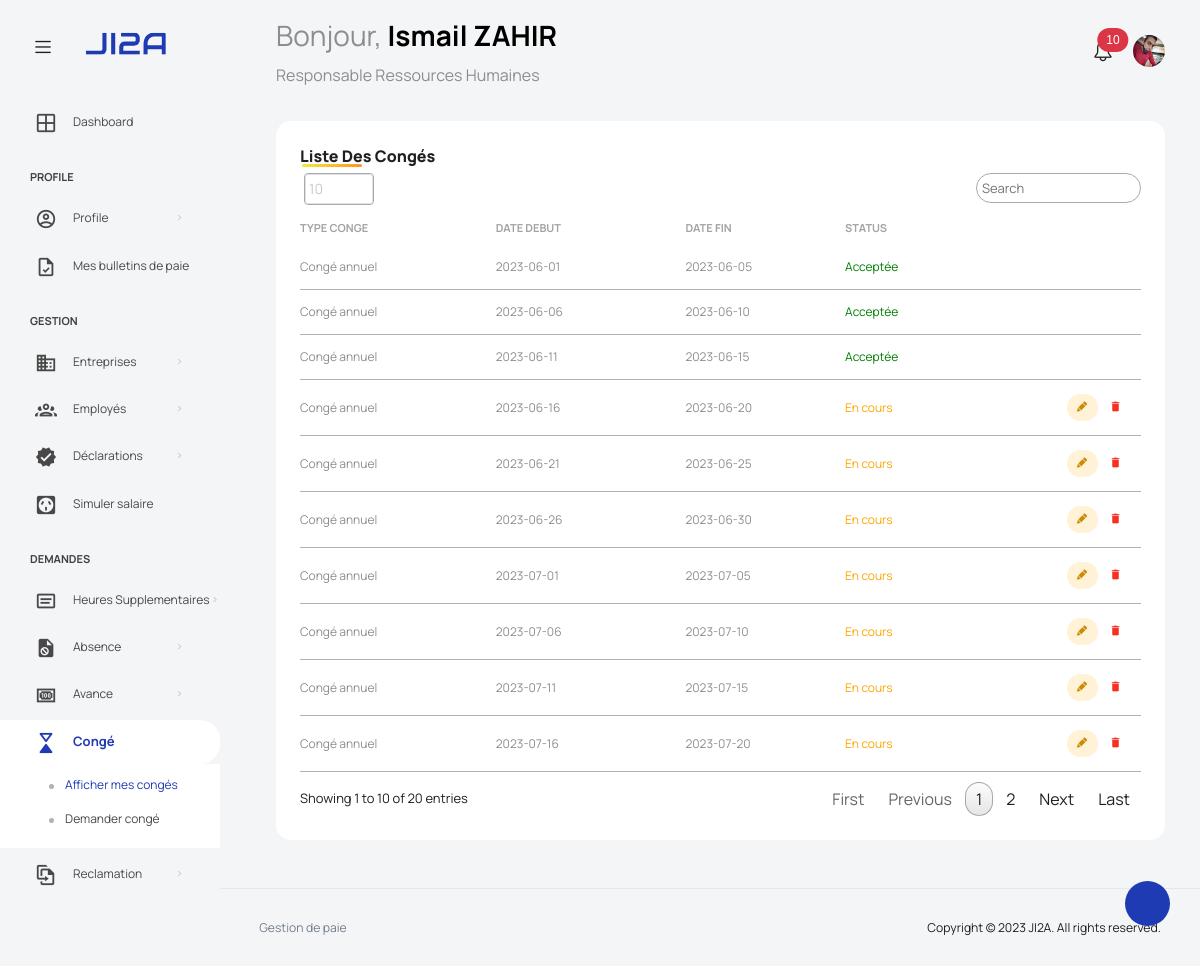
Screenshot of /views/visualiserconge (signed in) with the database file from the repository.
### tables this page shows
CREATE TABLE IF NOT EXISTS employe (
  idEmploye     INT(11) PRIMARY KEY AUTO_INCREMENT,
  nom           VARCHAR(20) NOT NULL,
  prenom        VARCHAR(20) NOT NULL,
  cin           VARCHAR(10) UNIQUE NOT NULL,
  sexe          ENUM('Homme', 'Femme') NOT NULL,
  dateNaiss     DATE NOT NULL,
  adresse       VARCHAR(100) NOT NULL,
  ville         VARCHAR(20) NOT NULL,
  email         VARCHAR(100) UNIQUE NOT NULL,
  phone         VARCHAR(10) NOT NULL,
  image         VARCHAR(80) NOT NULL,
  situationF    ENUM('Célibataire', 'Marié') NOT NULL,
  nbEnfants     INT(2) NOT NULL,
  diplome       VARCHAR(40) NOT NULL,
  numCNSS       VARCHAR(24) NOT NULL,
  numAMO        VARCHAR(24) NOT NULL,
  numCIMR       VARCHAR(24),  
  numIGR        VARCHAR(24) NOT NULL,
  password      VARCHAR(60) NOT NULL,
  createdAt     DATETIME DEFAULT CURRENT_TIMESTAMP,
  createdBy     INT(11)
);

CREATE TABLE IF NOT EXISTS conge (
  idConge       INT(11) PRIMARY KEY AUTO_INCREMENT,
  typeConge     VARCHAR(40) NOT NULL,
  dateDebut     DATE NOT NULL,
  dateFin       DATE NOT NULL,
  status        ENUM('En cours', 'Acceptée','Refusée') NOT NULL,
  idEmploye     INT(11) NOT NULL
);

### scripts/employe.inc.php (called while the page is built, shortened)
<?php
  function getNotifications ($id)
  {
    require 'connect.php';
    $stm = $pdo->prepare("SELECT * FROM reclamation NATURAL JOIN employe
                          WHERE status = 'En cours' AND responsable = ?
                          ORDER BY dateReclamation DESC");
    $stm->execute([$id]);
    return $stm->fetchAll(PDO::FETCH_ASSOC);
  }

### scripts/connect.php (called while the page is built, shortened)
<?php
  try
  {
    $user   = DB_USER;
  }
  catch (PDOException $e)
  {
    die("Erreur lors de la connexion à la base de données: ".$e->getMessage());
  }

### views/visualiserconge.php (the view, shortened to what this page needs)
<?php
require_once '../scripts/connect.php';
$req = "SELECT * FROM conge";
$stmt = $pdo->prepare($req);
$stmt->execute();
$result = $stmt->fetchAll(PDO::FETCH_ASSOC);
?>
<!DOCTYPE html>
<html lang="en">
<head>
</head>
<body>
  <body>
    <div class="container-scroller">
      <?php include('partials/_navbar.php'); ?>
      <div class="container-fluid page-body-wrapper">
        <?php include('partials/_sidebar.php'); ?>
        <div class="main-panel">
          <div class="content-wrapper">
            <div class="row">
              <div class="col-sm-12">
                <div class="home-tab">
                  <div class="row flex-grow">
                    <div class="col-12 grid-margin stretch-card">
                      <div class="card card-rounded">
                        <div class="card-body">
                          <div class="d-sm-flex justify-content-between align-items-start">
                            <div>
                              <h4 class="card-title card-title-dash title">Liste des congés</h4>
                            </div>
                          </div>
                          <div class="table-responsive  mt-1">
                            <table class="table select-table" id="table">
                              <thead>
                                <tr>
                                  <th>Type conge</th>
                                  <th>Date debut </th>
                                  <th>Date fin</th>
                                  <th>Status</th>
                                  <th></th>
                                </tr>
                              </thead>
                              <tbody>
                                <?php foreach ($result as $row) : ?>
                                  <tr>
                                    <td><?php echo $row['typeConge']; ?></td>
                                    <td> <?php echo $row['dateDebut']; ?></td>
                                    <td><?php echo $row['dateFin']; ?></td>
                                    <td>
                                      <?php
                                      $status = $row['status'];
                                      $statusColor = '';
                                      if ($status == 'Acceptée') {
                                        $statusColor = 'green';
                                      } elseif ($status == 'En cours') {
                                        $statusColor = 'orange';
                                      } elseif ($status == 'Refusée') {
                                        $statusColor = 'red';
                                      }
                                      ?>
                                      <span style="color: <?php echo $statusColor; ?>"><?php echo $status; ?></span>
                                    </td>
                                    <td align="right">
                                      <?php if ($row['status'] == 'En cours') : ?>
                                        <label class="badge badge-opacity-warning" role="button" onclick="openWindow(<?php echo $row['idConge']; ?>)" for="btnradio<?php echo $employe['idConge']; ?>" title="Modifier"><i class="mdi mdi-lead-pencil"></i></label>
                                        <label class="badge badge-opacity-danger" role="button" for="btnradio_<?php echo $employe['idConge']; ?>" title="Supprimer" onclick="document.location.href=\" ?idConge=<?php echo $row['idConge']; ?>\""><i class="mdi mdi-delete"></i></label>
                                      <?php endif; ?>
                                    </td>
                                  </tr>
                                <?php endforeach; ?>
                              </tbody>
                            </table>
                          </div>
                        </div>
                      </div>
                    </div>
                  </div>
                </div>
              </div>
            </div>
          </div>
        </div>
      </div>
    </div>
  </body>
</html>

### views/partials/_navbar.php (shortened to what this page needs)
<nav class="navbar default-layout col-lg-12 col-12 p-0 fixed-top d-flex align-items-top flex-row">
  <div class="text-center navbar-brand-wrapper d-flex align-items-center justify-content-start">
    <div class="me-3">
      <button class="navbar-toggler navbar-toggler align-self-center" type="button" data-bs-toggle="minimize">
        <span class="icon-menu"></span>
      </button>
    </div>
    <div>
      <a class="navbar-brand brand-logo" href="home">
        <img src="images/logo.svg" alt="logo" />
      </a>
    </div>
  </div>
  <?php
    if (isset($_SESSION['admin']))
    {
      $user = $_SESSION['admin'];
      $user['poste'] = "Espace Administrateur";
    }
    else $user = $_SESSION['auth'];
  ?>
  <div class="navbar-menu-wrapper d-flex align-items-top">
    <ul class="navbar-nav">
      <li class="nav-item font-weight-semibold d-none d-lg-block ms-0">
        <h1 class="welcome-text">Bonjour, <span class="text-black fw-bold"><?php echo $user['prenom']." ".$user['nom']; ?></span></h1>
        <h3 class="welcome-sub-text"><?php echo $user['poste']; ?></h3>
      </li>
    </ul>
    <ul class="navbar-nav ms-auto">
    <?php
      if (isset($_SESSION['auth'])):
      require_once '../scripts/employe.inc.php';
      $notifications = getNotifications($user['idEmploye']);
    ?>
      <li class="nav-item dropdown ">
        <a class="nav-link count-indicator" id="notificationDropdown" href="#" data-bs-toggle="dropdown">
          <i class="icon-bell"></i>
          <span class="position-absolute top-0 start-100 translate-middle badge rounded-pill bg-danger">
          <?php echo count($notifications); ?>
          </span>
        </a>
      </li>
      <?php endif; ?>
      <li class="nav-item dropdown d-none d-lg-block user-dropdown">
        <a class="nav-link" id="UserDropdown" href="#" data-bs-toggle="dropdown" aria-expanded="false">
          <img class="img-xs rounded-circle" src="images/profile/<?php echo $user['image']; ?>" alt="Profile image"> </a>
      </li>
    </ul>
  </div>
</nav>

### views/css/style.css (style rules this page uses)
body { background-color: #F4F5F7; margin: 0; }
.title { font-size: 25px; font-weight: 500; position: relative; margin-bottom: 20px; }
.title::before { content: ""; position: absolute; left: 2px; bottom: 0; height: 3px; width: 60px; border-radius: 5px; background: linear-gradient(135deg, #efef38, #ff9027); }

### views/visualiserconge.php (style rules this page uses)
body { font-family: Arial, sans-serif; }

### rows the page displays
employe: image (picture)
conge: typeConge "Congé annuel", dateDebut "2023-06-01", dateFin "2023-06-05", status "Acceptée"
conge: typeConge "Congé annuel", dateDebut "2023-06-06", dateFin "2023-06-10", status "Acceptée"
conge: typeConge "Congé annuel", dateDebut "2023-06-11", dateFin "2023-06-15", status "Acceptée"
conge: typeConge "Congé annuel", dateDebut "2023-06-16", dateFin "2023-06-20", status "En cours"
conge: typeConge "Congé annuel", dateDebut "2023-06-21", dateFin "2023-06-25", status "En cours"
conge: typeConge "Congé annuel", dateDebut "2023-06-26", dateFin "2023-06-30", status "En cours"
conge: typeConge "Congé annuel", dateDebut "2023-07-01", dateFin "2023-07-05", status "En cours"
conge: typeConge "Congé annuel", dateDebut "2023-07-06", dateFin "2023-07-10", status "En cours"
conge: typeConge "Congé annuel", dateDebut "2023-07-11", dateFin "2023-07-15", status "En cours"
conge: typeConge "Congé annuel", dateDebut "2023-07-16", dateFin "2023-07-20", status "En cours"

### other values shown
$user['prenom'] "Ismail"
$user['nom'] "ZAHIR"
$user['poste'] "Responsable Ressources Humaines"
count($notifications) "10"
